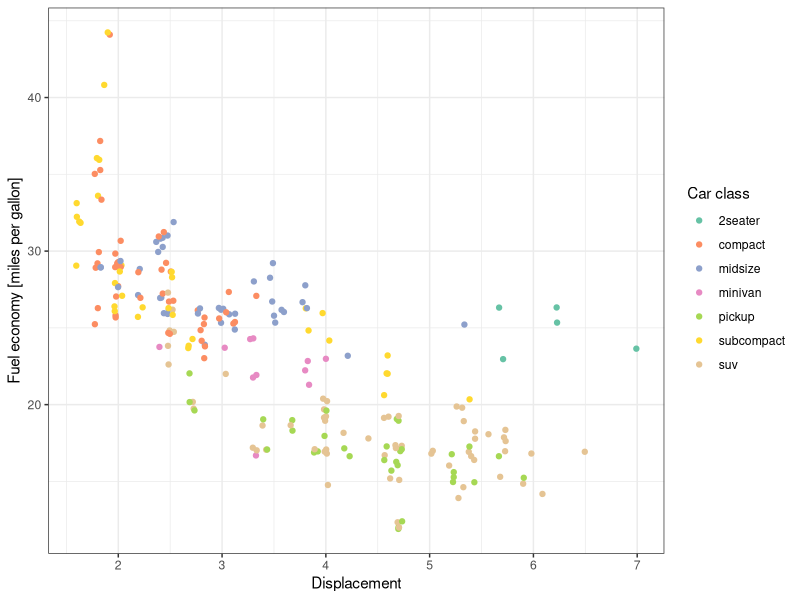
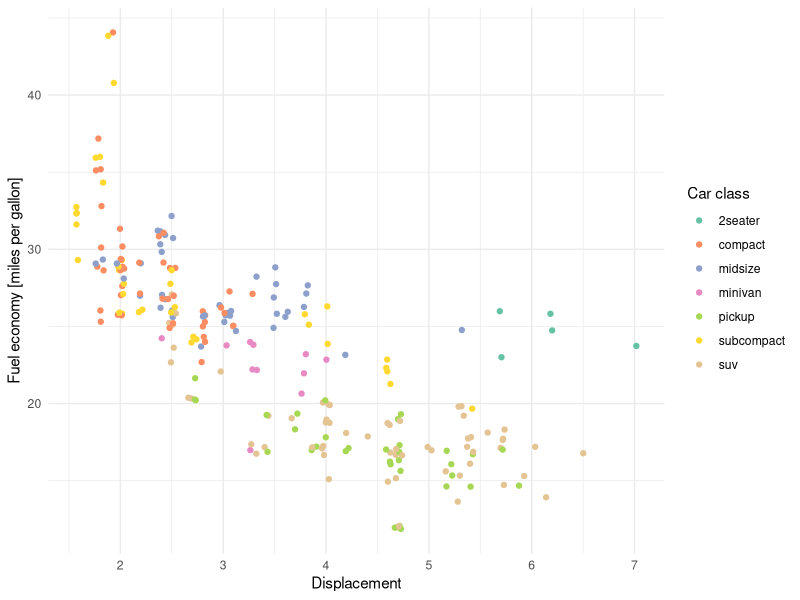
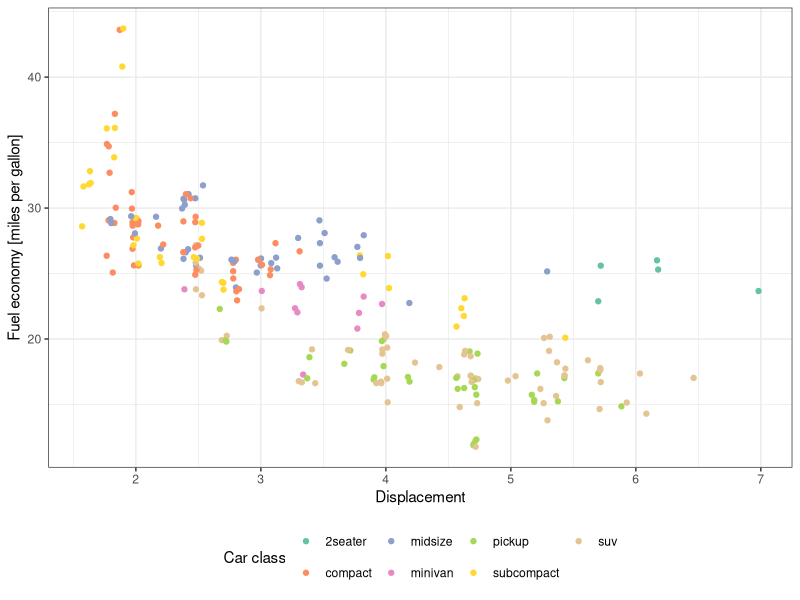
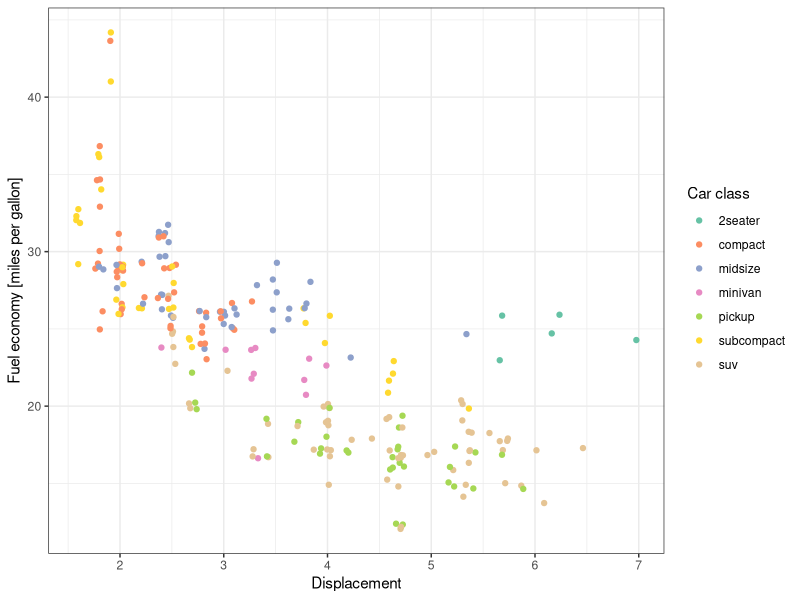

Generate these figures, in order, with R:
## ---- chunk 1
knitr::opts_chunk$set(echo = TRUE)
library(tidyverse)
## ---- chunk 2
ggplot(data = mpg) +
  theme_bw() +
  geom_jitter(mapping = aes(x = displ, y = hwy, color = class)) +
  scale_x_continuous(name = "Displacement") +
  scale_y_continuous(name = "Fuel economy [miles per gallon]") +
  scale_color_brewer(name = "Car class", palette = "Set2")

ggplot(data = mpg) +
  theme_minimal() +
  geom_jitter(mapping = aes(x = displ, y = hwy, color = class)) +
  scale_x_continuous(name = "Displacement") +
  scale_y_continuous(name = "Fuel economy [miles per gallon]") +
  scale_color_brewer(name = "Car class", palette = "Set2")
## ---- chunk 3
ggplot(data = mpg) +
  theme_bw() +
  geom_jitter(mapping = aes(x = displ, y = hwy, color = class)) +
  scale_x_continuous(name = "Displacement") +
  scale_y_continuous(name = "Fuel economy [miles per gallon]") +
  scale_color_brewer(name = "Car class", palette = "Set2") +
  theme(legend.position = "bottom")
## ---- chunk 4
ggplot(data = mpg) +
  geom_jitter(mapping = aes(x = displ, y = hwy, color = class)) +
  scale_x_continuous(name = "Displacement") +
  scale_y_continuous(name = "Fuel economy [miles per gallon]") +
  scale_color_brewer(name = "Car class", palette = "Set2") +
  theme(legend.position = "bottom") +
  theme_bw()
